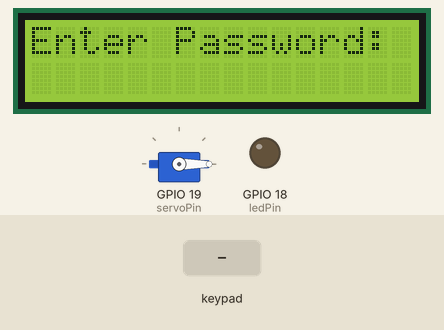
The sketch below on a simulated ESP32. Parts: servo, 16×2 character LCD, output pins drawn as LEDs (lit = HIGH). Inputs (shaded band) come from the test bench.

Above: at 1.2 s.
1.3 s: keypad keys 1 2 3 4 pressed 0.4 s apart
At 4.0 s:
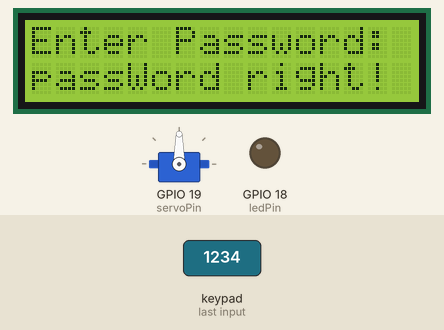
4.4 s: keypad keys 4 2 7 2 6 2 5 pressed 0.4 s apart
At 7.6 s:
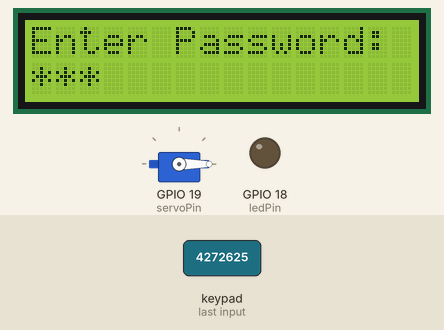
8.7 s: key '1' pressed
At 10.5 s:
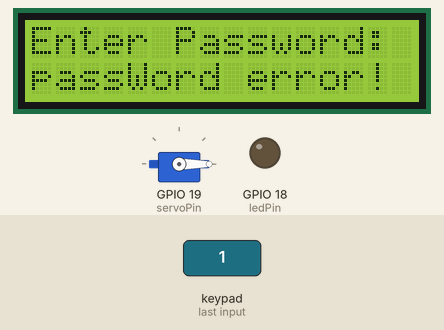
11.3 s: key '2' pressed
At 12.3 s:
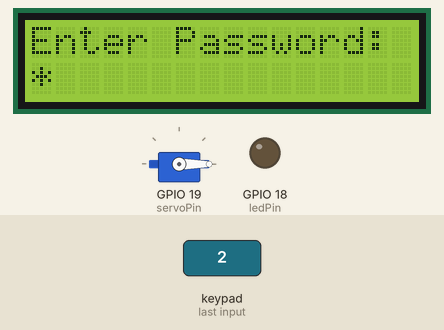
Timing chart, 0 to 13.9 s (numbered marks = the images above; inputs shaded):
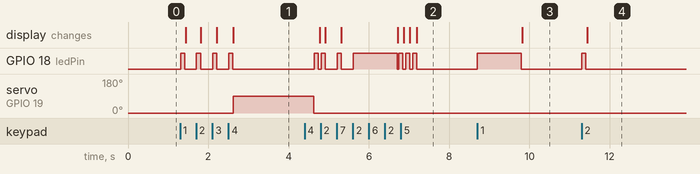

The sketch:

password-using-matrix-servo.ino
```cpp
#include <LiquidCrystal_I2C.h>
#include <Wire.h>
#include <ESP32Servo.h>

#define SDA 13
#define SCL 14
LiquidCrystal_I2C lcd(0x27,16,2);
#include <Keypad.h>
char keys[4][4] = {
 {'1', '2', '3', 'A'},
 {'4', '5', '6', 'B'},
 {'7', '8', '9', 'C'},
 {'*', '0', '#', 'D'}
};
byte rowPins[4] = {4, 27, 26, 25};
byte colPins[4] = {15, 21, 22, 23};
Keypad myKeypad = Keypad(makeKeymap(keys), rowPins, colPins, 4, 4);
Servo myservo; // Create servo object to control a servo
int servoPin = 19;
int ledPin = 18;
char passWord[] = {"1234"}; // Save the correct password

void setup() {
myservo.setPeriodHertz(50); // standard 50 hz servo
 myservo.attach(servoPin, 500, 2500);
 myservo.write(0);
 pinMode(ledPin,OUTPUT);
 Wire.begin(SDA, SCL);
 if (!i2CAddrTest(0x27)) {
 lcd = LiquidCrystal_I2C(0x3F, 16, 2);
 }
 lcd.init();
 lcd.backlight();
 lcd.setCursor(0,0);
 lcd.print("Enter Password:");

}
int a =0;
void loop() {
static char keyIn[4]; // Save the input character
 static byte keyInNum = 0; // Save the number of input characters
 char keyPressed = myKeypad.getKey(); // Get the character input
 // Handle the input characters
 if (keyPressed) {
 // Make a prompt tone each time press the key
 digitalWrite(ledPin, HIGH);
 delay(100);
 digitalWrite(ledPin, LOW);
 keyIn[keyInNum++] = keyPressed;
 // Judge the correctness after input
 if(keyInNum == 1){
  for(int i=0;i<16;i++){
    lcd.setCursor(i,1);
    lcd.print(" ");
   }
 }
 if (keyInNum == 4) {
  a=0;
 bool isRight = true; // Save password is correct or not
 for (int i = 0; i < 4; i++) { // Judge each character of the password is correct or not
 if (keyIn[i] != passWord[i])
 isRight = false; // Mark wrong password if there is any wrong character.
 }
 if (isRight) { // If the input password is right
   lcd.setCursor(0,1);
 lcd.print("passWord right! ");
 myservo.write(90); // Open the switch
 delay(2000); // Delay a period of time
 myservo.write(0); // Close the switch

 }
 else { // If the input password is wrong
 digitalWrite(ledPin, HIGH);// Make a wrong password prompt tone
 delay(1000);
 digitalWrite(ledPin, LOW);
  lcd.setCursor(0,1);
 lcd.print("passWord error! ");


 }
 keyInNum = 0; // Reset the number of the input characters to 0
 } else{
  lcd.setCursor(a,1);
  lcd.print("*");
  a++;
 }
 }
}
bool i2CAddrTest(uint8_t addr) {
 Wire.begin();
 Wire.beginTransmission(addr);
 if (Wire.endTransmission() == 0) {
 return true;
 }
 return false;
}
```

Measured:
- after the input at 1.3 s, GPIO 18 (ledPin): alternates HIGH for 0.10 s and LOW for 0.30 s, 8 changes in all, then stays LOW, starting at once; servo on GPIO 19 (servoPin): 0° → 90° after 1.3 s; the display: first changes after 0.14 s (image 1 shows a later state)
- after the input at 4.4 s, the display: first changes after 0.37 s (image 2 shows a later state)
- after the input at 8.7 s, GPIO 18 (ledPin): LOW → HIGH at once, → LOW 1.1 s later; the display: changes after 1.1 s (image 3)
- after the input at 11.3 s, GPIO 18 (ledPin): LOW → HIGH at once, → LOW 0.10 s later; the display: changes after 0.13 s (image 4)
